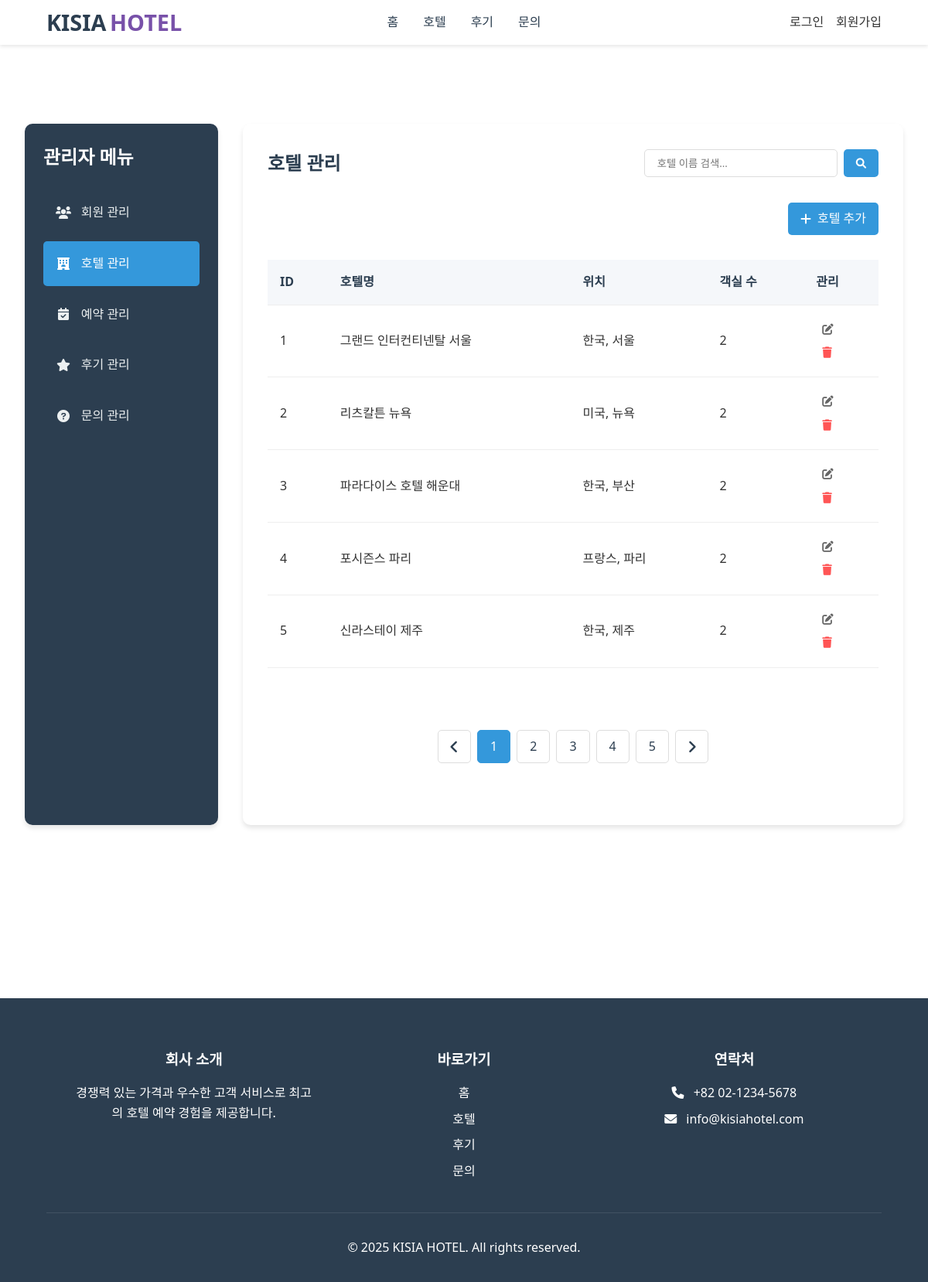
The page /admin/admin.php?tab=hotels on the database its author committed.
### tables this page shows
CREATE TABLE hotels (
    hotel_id INT PRIMARY KEY AUTO_INCREMENT,
    name VARCHAR(100) NOT NULL,
    location VARCHAR(200) NOT NULL,
    description TEXT,
    price_per_night INT NOT NULL,
    rating DECIMAL(2,1),
    main_image VARCHAR(255),
    detail_image_1 VARCHAR(255),
    detail_image_2 VARCHAR(255),
    detail_image_3 VARCHAR(255),
    detail_image_4 VARCHAR(255)
);

### src/includes/info_for_admin.php (called while the page is built, shortened)
<?php
include_once __DIR__ . '/../includes/db_connection.php';
$current_tab = isset($_GET['tab']) ? $_GET['tab'] : 'users';
$items_per_page = 5;
$page = isset($_GET['page']) ? (int)$_GET['page'] : 1;
$offset = ($page - 1) * $items_per_page;
if ($current_tab === 'users') {
    if (isset($_GET['user_name_search']) && trim($_GET['user_name_search']) !== '') {
        $keyword = trim($_GET['user_name_search']);
        $count_sql = "SELECT COUNT(*) as total FROM users WHERE username LIKE '%$keyword%'";
        $count_result = $conn->query($count_sql);
        $total_items = $count_result->fetch_assoc()['total'];
        $total_pages = ceil($total_items / $items_per_page);
        $sql = "SELECT * FROM users WHERE username LIKE '%$keyword%' ORDER BY user_id ASC LIMIT $offset, $items_per_page";
        $result = $conn->query($sql);
        $users = [];
        if ($result && $result->num_rows > 0) {
            while ($row = $result->fetch_assoc()) {
                $users[] = $row;
            }
        }
    }
    else {
        $count_sql = "SELECT COUNT(*) as total FROM users";
        $count_result = $conn->query($count_sql);
        $total_items = $count_result->fetch_assoc()['total'];
        $total_pages = ceil($total_items / $items_per_page);
        $sql = "SELECT * FROM users ORDER BY user_id ASC LIMIT $offset, $items_per_page";
        $result = $conn->query($sql);
        $users = [];
        if ($result && $result->num_rows > 0) {
            while ($row = $result->fetch_assoc()) {
                $users[] = $row;
            }
        }
    }
}
else if ($current_tab === 'hotels') {
    if (isset($_GET['hotel_name_search']) && trim($_GET['hotel_name_search']) !== '') {
        $keyword = trim($_GET['hotel_name_search']);
        $count_sql = "SELECT COUNT(DISTINCT h.hotel_id) as total FROM hotels h WHERE h.name LIKE '%$keyword%'";
        $count_result = $conn->query($count_sql);
        $total_items = $count_result->fetch_assoc()['total'];
        $total_pages = ceil($total_items / $items_per_page);
        $sql = "SELECT h.hotel_id, h.name, h.location, COUNT(r.room_id) as room_count
                FROM hotels h
                LEFT JOIN rooms r ON h.hotel_id = r.hotel_id
                WHERE h.name LIKE '%$keyword%'
                GROUP BY h.hotel_id
                ORDER BY h.hotel_id ASC
                LIMIT $offset, $items_per_page";
        $result = $conn->query($sql);
        $hotels = [];
        if ($result && $result->num_rows > 0) {
            while ($row = $result->fetch_assoc()) {
                $hotels[] = $row;
            }
        }
    }
    else {
        $sql = "SELECT h.hotel_id, h.name, h.location, COUNT(r.room_id) as room_count
                FROM hotels h
                LEFT JOIN rooms r ON h.hotel_id = r.hotel_id
                GROUP BY h.hotel_id
                ORDER BY h.hotel_id ASC
                LIMIT $offset, $items_per_page";
        $result = $conn->query($sql);
        $hotels = [];
        if ($result && $result->num_rows > 0) {
            while ($row = $result->fetch_assoc()) {
                $hotels[] = $row;
            }
        }
    }
}
?>

### src/admin/admin.php (the view, shortened to what this page needs)
<?php
include_once __DIR__ . '/../includes/header.php';
include_once __DIR__ . '/../includes/info_for_admin.php';
?>
    <main class="admin-container">
        <div class="admin-sidebar">
            <h2>관리자 메뉴</h2>
            <ul class="admin-menu">
                <li class="active" data-tab="users">
                    <i class="fas fa-users"></i>
                    회원 관리
                </li>
                <li data-tab="hotels">
                    <i class="fas fa-hotel"></i>
                    호텔 관리
                </li>
                <li data-tab="reservations">
                    <i class="fas fa-calendar-check"></i>
                    예약 관리
                </li>
                <li data-tab="reviews">
                    <i class="fas fa-star"></i>
                    후기 관리
                </li>
                <li data-tab="inquiries">
                    <i class="fas fa-question-circle"></i>
                    문의 관리
                </li>
            </ul>
        </div>
        <div class="admin-content">
            <section id="hotels" class="content-section">
                <div class="section-header">
                    <h2>호텔 관리</h2>
                    <form method="get" action="../includes/info_for_admin.php">
                        <div class="admin-search-box">
                            <input type="text" name="hotel_name_search" placeholder="호텔 이름 검색...">
                            <button><i class="fas fa-search"></i></button>
                        </div>
                    </form>
                </div>
                <div class="section-actions">
                    <a href="hotel-add.php" class="add-btn"><i class="fas fa-plus"></i> 호텔 추가</a>
                </div>
                <div class="table-container">
                    <table class="admin-table">
                        <thead>
                            <tr>
                                <th>ID</th>
                                <th>호텔명</th>
                                <th>위치</th>
                                <th>객실 수</th>
                                <th>관리</th>
                            </tr>
                        </thead>
                        <tbody>
                            <?php foreach ($hotels as $hotel): ?>
                            <tr>
                                <td><?= $hotel['hotel_id'] ?></td>
                                <td><?= $hotel['name'] ?></td>
                                <td><?= $hotel['location'] ?></td>
                                <td><?= $hotel['room_count'] ?></td>
                                <td>
                                    <form method="get" action="../action/admin_editDelete_action.php">
                                        <button name="hotel_edit" class="action-btn edit" value="<?= $hotel['hotel_id'] ?>"><i class="fas fa-edit"></i></button>
                                        <button name="hotel_delete" class="action-btn delete" value="<?= $hotel['hotel_id'] ?>"><i class="fas fa-trash"></i></button>
                                    </form>
                                </td>
                            </tr>
                            <?php endforeach; ?>
                        </tbody>
                    </table>
                </div>
                <?php
                if (isset($_GET['hotel_name_search'])) {
                    searchPagination($page, $total_pages, 'hotels', $_GET['hotel_name_search']);
                } else {
                    Adminpagination($page, $total_pages, 'hotels');
                }
                ?>
            </section>
        </div>
    </main>
<?php include_once __DIR__ . '/../includes/footer.php'; ?>
</body>
</html>

### src/style/styles.css (style rules this page uses)
* { margin: 0; padding: 0; box-sizing: border-box; font-family: 'Segoe UI', Tahoma, Geneva, Verdana, sans-serif; }
body { line-height: 1.6; color: #333; }
a { text-decoration: none; color: inherit; }

### src/style/mypage.css (style rules this page uses)
.content-section { display: none; }
.content-section.active { display: block; }

### src/style/review.css (style rules this page uses)
.action-btn { display: flex; align-items: center; gap: 0.3rem; color: #666; cursor: pointer; border: none; background: none; font-size: 0.9rem; transition: color 0.3s; white-space: nowrap; }
.action-btn i { margin-right: 0; }

### src/style/admin.css (style rules this page uses)
.admin-container { display: flex; max-width: 1400px; margin: 8rem auto 2rem; padding: 2rem; gap: 2rem; margin-bottom: 12rem; background-color: #ffffff; }
.admin-sidebar { width: 250px; background-color: #2c3e50; border-radius: 10px; padding: 1.5rem; box-shadow: 0 4px 6px rgba(0,0,0,0.1); }
.admin-sidebar h2 { color: #ffffff; margin-bottom: 1.5rem; font-size: 1.5rem; }
.admin-menu { list-style: none; padding: 0; margin: 0; }
.admin-menu li { padding: 1rem; margin-bottom: 0.5rem; border-radius: 5px; cursor: pointer; transition: all 0.3s; color: #ecf0f1; display: flex; align-items: center; gap: 0.8rem; }
.admin-menu li.active { background-color: #3498db; color: #ffffff; }
.admin-menu li i { width: 20px; text-align: center; }
.admin-content { flex: 1; background-color: #ffffff; border-radius: 10px; padding: 2rem; box-shadow: 0 4px 6px rgba(0,0,0,0.1); }
.content-section { display: none; }
.content-section.active { display: block; }
.section-header { display: flex; justify-content: space-between; align-items: center; margin-bottom: 2rem; }
.section-header h2 { color: #2c3e50; margin: 0; }
.admin-search-box { display: flex; gap: 0.5rem; }
.admin-search-box input { padding: 0.5rem 1rem; border: 1px solid #ddd; border-radius: 5px; width: 250px; }
.admin-search-box button { padding: 0.5rem 1rem; background-color: #3498db; color: white; border: none; border-radius: 5px; cursor: pointer; }
.table-container { overflow-x: auto; margin-bottom: 3rem; }
.admin-table { width: 100%; border-collapse: collapse; margin-top: 1rem; }
.admin-table th, .admin-table td { padding: 1rem; text-align: left; border-bottom: 1px solid #eee; }
.admin-table th { background-color: #f5f7fa; font-weight: 600; color: #2c3e50; }
.section-actions { display: flex; justify-content: flex-end; margin: 1rem 0; }
.add-btn { padding: 0.5rem 1rem; background-color: #3498db; color: white; border: none; border-radius: 5px; cursor: pointer; display: flex; align-items: center; gap: 0.5rem; }
.action-btn { padding: 0.5rem; border: none; background: none; cursor: pointer; color: #666; transition: color 0.3s; }
.action-btn.delete { color: #ff5555; }

### rows shown on the page
hotels: hotel_id "1", name "그랜드 인터컨티넨탈 서울", location "한국, 서울", room_count "2"
hotels: hotel_id "2", name "리츠칼튼 뉴욕", location "미국, 뉴욕", room_count "2"
hotels: hotel_id "3", name "파라다이스 호텔 해운대", location "한국, 부산", room_count "2"
hotels: hotel_id "4", name "포시즌스 파리", location "프랑스, 파리", room_count "2"
hotels: hotel_id "5", name "신라스테이 제주", location "한국, 제주", room_count "2"
